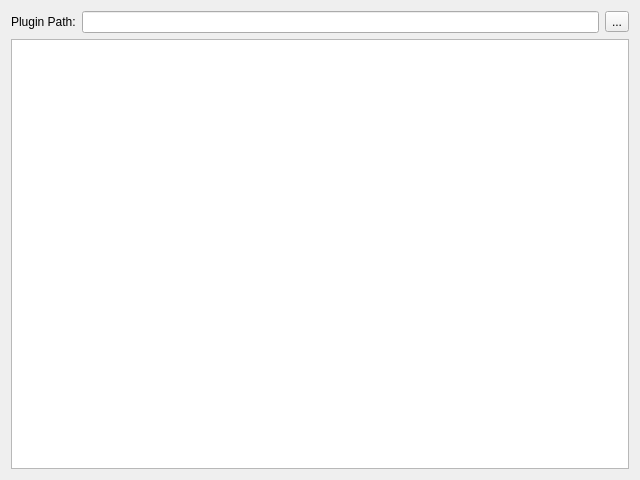
<?xml version="1.0" encoding="UTF-8"?>
<ui version="4.0">
 <class>Core::PluginManager::SettingPage</class>
 <widget class="QWidget" name="Core::PluginManager::SettingPage">
  <property name="geometry">
   <rect>
    <x>0</x>
    <y>0</y>
    <width>640</width>
    <height>480</height>
   </rect>
  </property>
  <property name="windowTitle">
   <string>Loaded Plugins</string>
  </property>
  <property name="windowIcon">
   <iconset resource="../resources/Core.qrc">
    <normaloff>:/PluginManager/plugin.png</normaloff>:/PluginManager/plugin.png</iconset>
  </property>
  <layout class="QGridLayout" name="gridLayout">
   <item row="0" column="0">
    <layout class="QHBoxLayout" name="horizontalLayout">
     <item>
      <widget class="QLabel" name="lblPluginPath">
       <property name="text">
        <string>Plugin Path:</string>
       </property>
      </widget>
     </item>
     <item>
      <widget class="QLineEdit" name="txtPluginPath"/>
     </item>
     <item>
      <widget class="QToolButton" name="btnPluginPath">
       <property name="text">
        <string>...</string>
       </property>
      </widget>
     </item>
    </layout>
   </item>
   <item row="1" column="0">
    <widget class="QTreeWidget" name="treeWidget">
     <attribute name="headerVisible">
      <bool>false</bool>
     </attribute>
     <column>
      <property name="text">
       <string notr="true">1</string>
      </property>
     </column>
    </widget>
   </item>
  </layout>
 </widget>
 <resources>
  <include location="../resources/Core.qrc"/>
 </resources>
 <connections/>
</ui>
